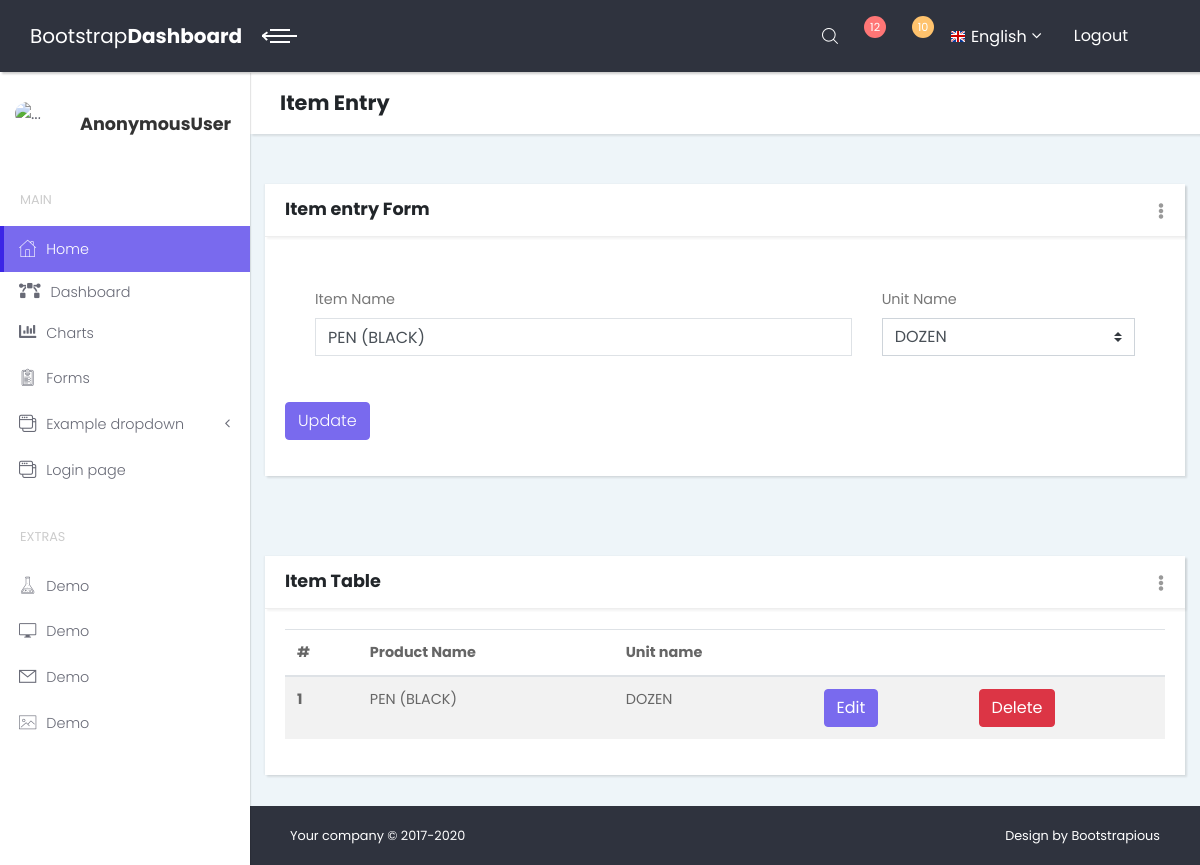
/item/entry/edit/69/, run on the app's committed database.
### insurance/models.py (models this page shows)
class ItemEntryM(models.Model):
    Itemname=models.CharField(max_length=255,null=True,blank=True)
    Unit=models.CharField(max_length=255,null=True,blank=True)
    objects=models.Manager()

### insurance/views.py (the view)
# urls.py: path('item/entry/edit/<int:id>/', views.itemnameeditV,name='itementryedit'),
def itemnameeditV(request,id=0):
    item = ItemEntryM.objects.all()
    if id !=0:
        itemedit=ItemEntryM.objects.filter(pk=id)
    return render(request, 'inventory/itementryedit.html',{'itemedit':itemedit,'item':item})

### insurance/templates/inventory/itementryedit.html (shortened to what this page needs)
{%extends 'index.html'%}
{%block contant%}
<header class="page-header">
    <div class="container-fluid">
        <h2 class="no-margin-bottom">Item Entry</h2>
    </div>
</header>
<section class="dashboard-counts no-padding-bottom">
    <div class="col-lg-12">
        <div class="card">
            <div class="card-close">
                <div class="dropdown">
                    <button type="button" id="closeCard1" data-toggle="dropdown" aria-haspopup="true"
                            aria-expanded="false" class="dropdown-toggle"><i class="fa fa-ellipsis-v"></i></button>
                </div>
            </div>
            <div class="card-header d-flex align-items-center">
                <h3 class="h4">Item entry Form</h3>
            </div>
            <div class="card-body">
                {%for x in itemedit%}
                <form action="{%url 'itementryupdate' x.id%}" method="post" enctype="multipart/form-data">
                    <div class="row">
                    <div class="form-group col-md-8" id="itm">
                        <label class="form-control-label">Item Name</label>
                        <input type="text" placeholder="Item Name" class="form-control" name="itemname" id="ito" value="{{x.Itemname}}">
                    </div>
                    <div class="form-group col-md-4" id="sel">
                        <label class="form-control-label">Unit Name</label>
                        <div id="otm">
                        <select class="custom-select" name="unit" required>
                            <option value="{{x.Unit}}">{{x.Unit}}</option>
                        </select>
                    </div>
                        </div>
                        </div>
                    <div class="form-group">
                        <input type="submit" value="Update" class="btn btn-primary">
                    </div>
                </form>
                {%endfor%}
            </div>
        </div>
    </div>
</section>
<section class="dashboard-counts no-padding-bottom">
<div class="col-lg-12">
                  <div class="card">
                    <div class="card-close">
                      <div class="dropdown">
                        <button type="button" id="closeCard2" data-toggle="dropdown" aria-haspopup="true" aria-expanded="false" class="dropdown-toggle"><i class="fa fa-ellipsis-v"></i></button>
                      </div>
                    </div>
                    <div class="card-header d-flex align-items-center">
                      <h3 class="h4">Item Table</h3>
                    </div>
                    <div class="card-body">
                      <div class="table-responsive">
                        <table class="table table-striped">
                          <thead>
                            <tr>
                              <th>#</th>
                              <th>Product Name</th>
                              <th>Unit name</th>
                              <th></th>
                              <th></th>
                            </tr>
                          </thead>
                          <tbody>
                            {%for x in item%}
                            <tr>
                              <th scope="row">{{forloop.counter}}</th>
                              <td>{{x.Itemname}}</td>
                              <td>{{x.Unit}}</td>
                              <td><a href="{%url 'itementryedit' x.id%}" class="btn btn-primary">Edit</a></td>
                              <td><a href="{%url 'itementrydelete' x.id%}" class="btn btn-danger">Delete</a></td>
                            </tr>
                          {%endfor%}
                          </tbody>
                        </table>
                      </div>
                    </div>
                  </div>
                </div>
</section>
{%endblock%}

### insurance/static/template/css/style.default.css (style rules this page uses)
body { overflow-x: hidden; }
section { padding: 50px 0; }
.container-fluid { padding: 0 30px; }
header.page-header { padding: 20px 0; }
table, .table { font-size: 0.9em; color: #666; }
.card-close { position: absolute; top: 15px; right: 15px; }
.card-close .dropdown-toggle { color: #999; background: none; border: none; }
.card-close .dropdown-toggle:after { display: none; }
.page-header { background: #fff; padding: 20px; -webkit-box-shadow: 2px 2px 2px rgba(0, 0, 0, 0.1); box-shadow: 2px 2px 2px rgba(0, 0, 0, 0.1); position: relative; z-index: 8; }
button, input { outline: none !important; }
.card { margin-bottom: 30px; -webkit-box-shadow: 2px 2px 2px rgba(0, 0, 0, 0.1), -1px 0 2px rgba(0, 0, 0, 0.05); box-shadow: 2px 2px 2px rgba(0, 0, 0, 0.1), -1px 0 2px rgba(0, 0, 0, 0.05); }
.card-header { -webkit-box-shadow: 2px 2px 2px rgba(0, 0, 0, 0.05); box-shadow: 2px 2px 2px rgba(0, 0, 0, 0.05); }
.card-header h1, .card-header h2, .card-header h3, .card-header h4, .card-header h5, .card-header h6 { margin-bottom: 0; }
.no-padding-bottom { padding-bottom: 0 !important; }
.no-margin-bottom { margin-bottom: 0 !important; }
section.dashboard-counts .row { padding: 30px 15px; margin: 0; }
.form-control { height: calc(2.25rem + 2px); border: 1px solid #dee2e6; border-radius: 0; padding: 0.375rem 0.75rem; }
.form-control-label { font-size: .9rem; color: #777; }
button, input[type='submit'] { cursor: pointer; font-family: inherit; font-weight: 300 !important; }
.btn { font-weight: 400; border: 1px solid transparent; padding: 0.375rem 0.75rem; font-size: 1rem; line-height: 1.5; border-radius: 0.25rem; -webkit-transition: color 0.15s ease-in-out, background-color 0.15s ease-in-out, border-color 0.15s ease-in-out, -webkit-box-shadow 0.15s ease-in-out; transition: color 0.15s ease-in-out, background-color 0.15s ease-in-out, border-color 0.15s ease-in-out, -webkit-box-shadow 0.15s ease-in-out; transition: color 0.15s ease-in-out, background-color 0.15s ease-in-out, border-color 0.15s ease-in-out, box-shadow 0.15s ease-in-out; transition: color 0.15s ease-in-out, background-color 0.15s ease-in-out, border-color 0.15s ease-in-out, box-shadow 0.15s ease-in-out, -webkit-box-shadow 0.15s ease-in-out; }
.btn-primary { color: color-yiq(#796AEE); background-color: #796AEE; border-color: #796AEE; }
.btn-danger { color: color-yiq(#dc3545); background-color: #dc3545; border-color: #dc3545; }
body { font-family: "Poppins", sans-serif; font-size: 1rem; font-weight: 400; line-height: 1.5; color: #212529; background-color: #fff; }
a { color: #796AEE; text-decoration: none; }
h1, h2, h3, h4, h5, h6, .h1, .h2, .h3, .h4, .h5, .h6 { margin-bottom: 0.5rem; font-family: inherit; font-weight: 700; line-height: 1.1; color: inherit; }
h2, .h2 { font-size: 1.3rem; }
h3, .h3 { font-size: 1.2rem; }
h4, .h4 { font-size: 1.1rem; }
.card { background-color: #fff; border: 0 solid #eee; border-radius: 0; }
.card-body { padding: 1.25rem; }
.card-header { padding: 1rem 1.25rem; background-color: #fff; border-bottom: 1px solid #eee; }
.custom-select { height: calc(2.25rem + 2px); padding: 0.375rem 1.75rem 0.375rem 0.75rem; line-height: 1.5; color: #495057; vertical-align: middle; background-size: 8px 10px; border: 1px solid #ced4da; border-radius: 0; -webkit-appearance: none; -moz-appearance: none; appearance: none; }

### data on the page
ItemEntryM: itemname "PEN (BLACK)", unit "DOZEN", Itemname "PEN (BLACK)", Unit "DOZEN"

### other printed values
{{ request.user }} "AnonymousUser"
